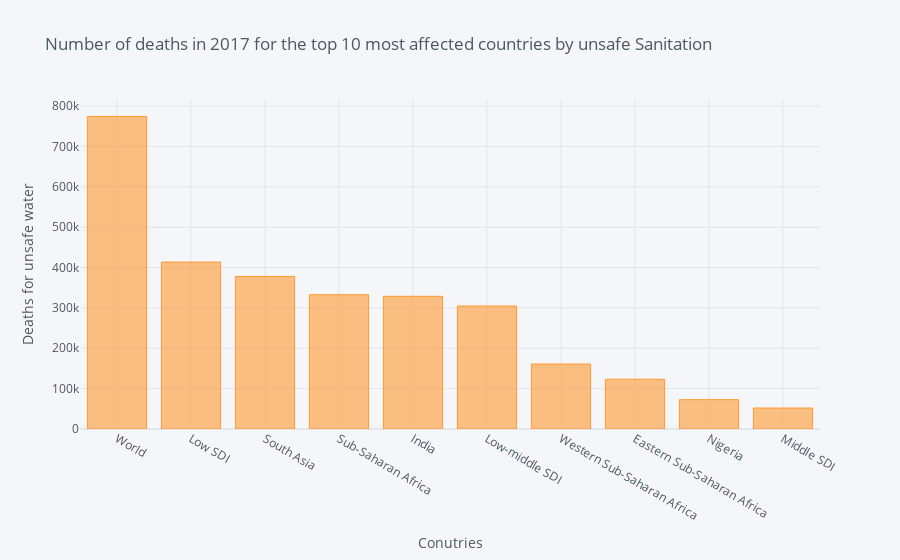

The notebook cell saved with this chart:
### Code cell
when_started=new_df.sort_values(by='Deaths - Unsafe sanitation - Sex: Both - Age: All Ages (Number)', ascending=False).head(10)
when_started[['Entity','Deaths - Unsafe sanitation - Sex: Both - Age: All Ages (Number)']].\
set_index('Entity').iplot(kind='bar', xTitle='Conutries', yTitle='Deaths for unsafe water',
title='Number of deaths in 2017 for the top 10 most affected countries by unsafe Sanitation')

### Figure 1 — Plotly figure (JSON) as saved in the notebook; plotly's stock layout.template omitted (floating-point values rounded to 4 significant figures)
{"data": [{"marker": {"color": "rgba(255, 153, 51, 0.6)", "line": {"color": "rgba(255, 153, 51, 1.0)", "width": 1}}, "name": "Deaths - Unsafe sanitation - Sex: Both - Age: All Ages (Number)", "orientation": "v", "text": "", "type": "bar", "x": ["World", "Low SDI", "South Asia", "Sub-Saharan Africa", "India", "Low-middle SDI", "Western Sub-Saharan Africa", "Eastern Sub-Saharan Africa", "Nigeria", "Middle SDI"], "y": [774200.0, 413500.0, 377900.0, 332700.0, 328700.0, 304600.0, 161000.0, 123300.0, 72650.0, 51940.0]}], "layout": {"legend": {"bgcolor": "#F5F6F9", "font": {"color": "#4D5663"}}, "paper_bgcolor": "#F5F6F9", "plot_bgcolor": "#F5F6F9", "title": {"font": {"color": "#4D5663"}, "text": "Number of deaths in 2017 for the top 10 most affected countries by unsafe Sanitation"}, "xaxis": {"gridcolor": "#E1E5ED", "showgrid": true, "tickfont": {"color": "#4D5663"}, "title": {"font": {"color": "#4D5663"}, "text": "Conutries"}, "zerolinecolor": "#E1E5ED"}, "yaxis": {"gridcolor": "#E1E5ED", "showgrid": true, "tickfont": {"color": "#4D5663"}, "title": {"font": {"color": "#4D5663"}, "text": "Deaths for unsafe water"}, "zerolinecolor": "#E1E5ED"}}}
